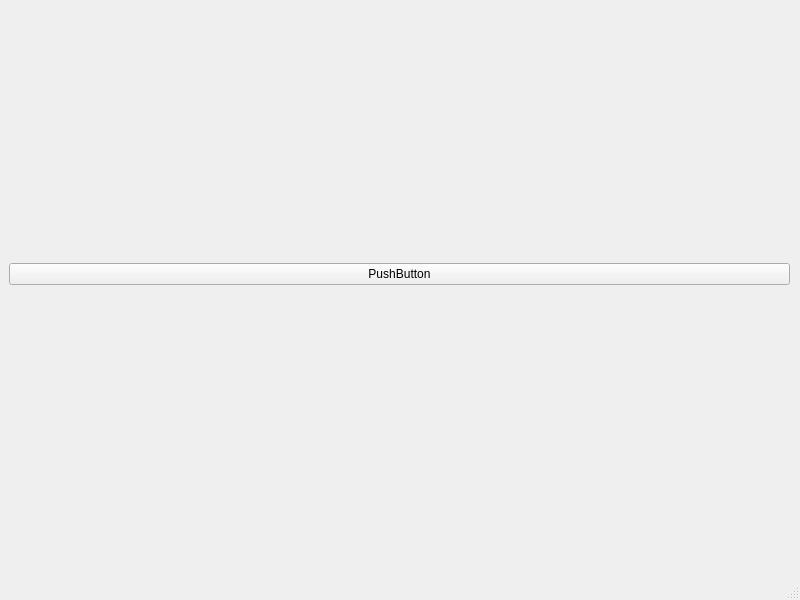
<?xml version="1.0" encoding="UTF-8"?>
<ui version="4.0">
 <class>MainWindow</class>
 <widget class="QMainWindow" name="MainWindow">
  <property name="geometry">
   <rect>
    <x>0</x>
    <y>0</y>
    <width>800</width>
    <height>600</height>
   </rect>
  </property>
  <property name="windowTitle">
   <string>MainWindow</string>
  </property>
  <widget class="QWidget" name="centralwidget">
   <widget class="QWidget" name="gridLayoutWidget">
    <property name="geometry">
     <rect>
      <x>9</x>
      <y>9</y>
      <width>781</width>
      <height>531</height>
     </rect>
    </property>
    <layout class="QGridLayout" name="gridLayout">
     <item row="0" column="0">
      <widget class="QPushButton" name="pushButton">
       <property name="text">
        <string>PushButton</string>
       </property>
      </widget>
     </item>
    </layout>
   </widget>
  </widget>
  <widget class="QMenuBar" name="menubar">
   <property name="geometry">
    <rect>
     <x>0</x>
     <y>0</y>
     <width>800</width>
     <height>26</height>
    </rect>
   </property>
  </widget>
  <widget class="QStatusBar" name="statusbar"/>
 </widget>
 <resources/>
 <connections/>
</ui>
